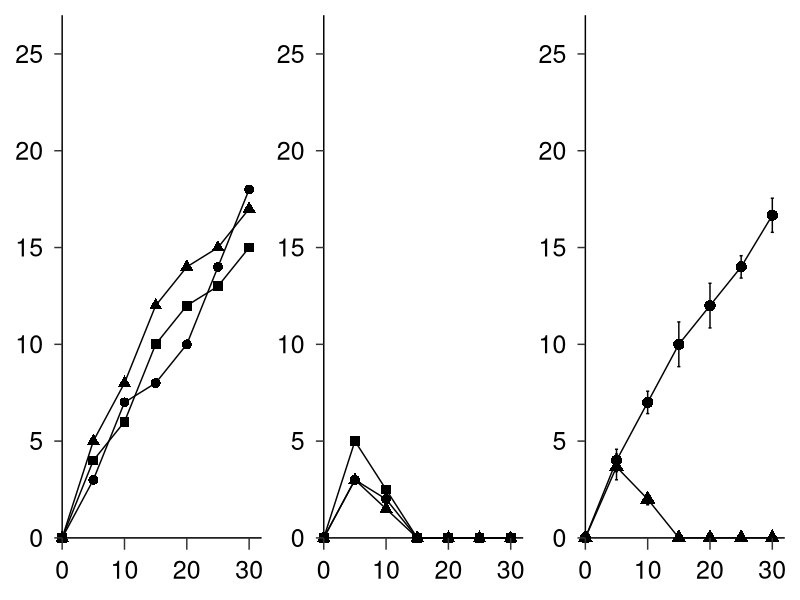

Source code (R):
library(tidyverse)
library(patchwork)

# Load a test csv file.
# Mice a, b, and c are from the group A. Mice d, e, and f are from B.
# Tumor size is measured on days 0, 5, 10, 15, 20, 25, and 30.
d <- read.delim("tumor_growth_curves.csv", sep = ",")

# Plot tumor growth curves using a mean and standard errors.
p1 <- 
d %>% pivot_longer(cols = c(a,b,c,d,e,f), names_to = "mouse") %>% 
  mutate(treatment = case_when(mouse == c("a","b","c") ~ "A",
                           TRUE ~ "B")) %>% 
  group_by(treatment, Day) %>% 
  summarise(mean=mean(value),
            sem=sd(value)/sqrt(length(value))) %>% 
  ungroup() %>% 
  ggplot(aes(x=Day, y=mean, group=treatment))+
  geom_line(size=0.5)+
  geom_point(aes(shape=treatment),size=3.5)+
  geom_errorbar(aes(ymin=mean-sem, ymax=mean+sem), width=.5)+
  theme_classic()+
  coord_cartesian(ylim = c(0,27), xlim = c(0,32), clip="off")+
  scale_x_continuous(expand = c(0, 0), limits = c(0, NA)) + 
  scale_y_continuous(expand = c(0, 0), limits = c(0, NA),
                     breaks = seq(0,27,by = 5), labels = c(0,5,10,15,20,25))+
  theme(legend.position = "none",
        axis.title = element_blank(),
        axis.text = element_text(size = 18, color = "black"),
        axis.text.x = element_text(margin = margin(t = 8, r = 0, b = 0, l = 0)),
        axis.text.y = element_text(margin = margin(t = 0, r = 8, b = 0, l = 0)),
        axis.ticks.length.x = unit(0.3, "cm"),
        axis.ticks.length.y = unit(0.2, "cm"))

# Plot individual tumor growth curves in a group A.
p2 <- 
d %>% pivot_longer(cols = c(a,b,c,d,e,f), names_to = "mouse") %>%
  filter(mouse == c("a","b","c")) %>% 
  ggplot(aes(x=Day, y=value, group = mouse))+
  geom_line()+
  geom_point(aes(shape=mouse), size=3)+
  theme_classic()+
  coord_cartesian(ylim = c(0,27), xlim = c(0,32), clip = "off")+
  scale_x_continuous(expand = c(0, 0), limits = c(0, NA)) + 
  scale_y_continuous(expand = c(0, 0), limits = c(0, NA),
                     breaks = seq(0,27,by = 5), labels = c(0,5,10,15,20,25))+
  theme(legend.position = "none",
        axis.title = element_blank(),
        axis.text = element_text(size = 18, color = "black"),
        axis.text.x = element_text(margin = margin(t = 8, r = 0, b = 0, l = 0)),
        axis.text.y = element_text(margin = margin(t = 0, r = 8, b = 0, l = 0)),
        axis.ticks.length.x = unit(0.3, "cm"),
        axis.ticks.length.y = unit(0.2, "cm"))

# Plot individual tumor growth curves in a group B.
p3 <- 
d %>% pivot_longer(cols = c(a,b,c,d,e,f), names_to = "mouse") %>%
  filter(mouse == c("d","e","f")) %>% 
  ggplot(aes(x=Day, y=value, group = mouse))+
  geom_line()+
  geom_point(aes(shape=mouse), size=3)+
  theme_classic()+
  coord_cartesian(ylim = c(0,27), xlim = c(0,32), clip = "off")+
  scale_x_continuous(expand = c(0, 0), limits = c(0, NA)) + 
  scale_y_continuous(expand = c(0, 0), limits = c(0, NA),
                     breaks = seq(0,27,by = 5), labels = c(0,5,10,15,20,25))+
  theme(legend.position = "none",
        axis.title = element_blank(),
        axis.text = element_text(size = 18, color = "black"),
        axis.text.x = element_text(margin = margin(t = 8, r = 0, b = 0, l = 0)),
        axis.text.y = element_text(margin = margin(t = 0, r = 8, b = 0, l = 0)),
        axis.ticks.length.x = unit(0.3, "cm"),
        axis.ticks.length.y = unit(0.2, "cm"))

# Arrange figures (patchwork).
p <- 
p2+p3+p1

# Save the figures.
ggsave("tumor_growth_curves.pdf",plot = p, width = 30, height = 8, units = "cm", dpi = "retina")
